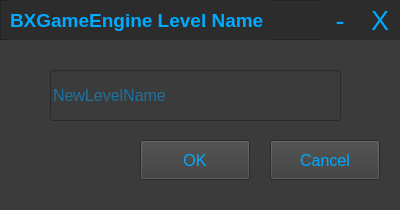
<?xml version="1.0" encoding="UTF-8"?>
<ui version="4.0">
 <class>LevelName</class>
 <widget class="QDialog" name="LevelName">
  <property name="geometry">
   <rect>
    <x>0</x>
    <y>0</y>
    <width>400</width>
    <height>210</height>
   </rect>
  </property>
  <property name="minimumSize">
   <size>
    <width>400</width>
    <height>210</height>
   </size>
  </property>
  <property name="maximumSize">
   <size>
    <width>400</width>
    <height>210</height>
   </size>
  </property>
  <property name="font">
   <font>
    <family>Arial</family>
    <pointsize>12</pointsize>
   </font>
  </property>
  <property name="contextMenuPolicy">
   <enum>Qt::NoContextMenu</enum>
  </property>
  <property name="windowTitle">
   <string>Level Name</string>
  </property>
  <property name="styleSheet">
   <string notr="true">background-color: rgb(59, 59, 59);</string>
  </property>
  <widget class="MovableQFrame" name="mfra_TitleBarDialog">
   <property name="geometry">
    <rect>
     <x>0</x>
     <y>0</y>
     <width>400</width>
     <height>40</height>
    </rect>
   </property>
   <property name="styleSheet">
    <string notr="true">background-color: rgb(44, 44, 44);</string>
   </property>
   <property name="frameShape">
    <enum>QFrame::StyledPanel</enum>
   </property>
   <property name="frameShadow">
    <enum>QFrame::Raised</enum>
   </property>
   <widget class="QLabel" name="lbl_DialogTitle">
    <property name="geometry">
     <rect>
      <x>10</x>
      <y>0</y>
      <width>261</width>
      <height>40</height>
     </rect>
    </property>
    <property name="font">
     <font>
      <family>Arial</family>
      <pointsize>14</pointsize>
      <bold>true</bold>
     </font>
    </property>
    <property name="styleSheet">
     <string notr="true">background-color: rgb(44, 44, 44);
color: rgb(0, 170, 255);</string>
    </property>
    <property name="text">
     <string>BXGameEngine Level Name</string>
    </property>
   </widget>
   <widget class="QPushButton" name="btn_CloseDialog">
    <property name="geometry">
     <rect>
      <x>360</x>
      <y>0</y>
      <width>40</width>
      <height>40</height>
     </rect>
    </property>
    <property name="font">
     <font>
      <family>Arial</family>
      <pointsize>20</pointsize>
      <bold>false</bold>
     </font>
    </property>
    <property name="styleSheet">
     <string notr="true">QPushButton {
background-color: rgb(44, 44, 44);
color: rgb(0, 170, 255);
border: none;
}
QPushButton::hover {
	background-color: rgb(0, 132, 198);
	color: rgb(44, 44, 44);
}</string>
    </property>
    <property name="text">
     <string>X</string>
    </property>
   </widget>
   <widget class="QPushButton" name="btn_MinimizeDialog">
    <property name="geometry">
     <rect>
      <x>320</x>
      <y>0</y>
      <width>40</width>
      <height>40</height>
     </rect>
    </property>
    <property name="font">
     <font>
      <family>Arial</family>
      <pointsize>20</pointsize>
      <bold>false</bold>
     </font>
    </property>
    <property name="styleSheet">
     <string notr="true">QPushButton {
background-color: rgb(44, 44, 44);
color: rgb(0, 170, 255);
border: none;
}
QPushButton::hover {
	background-color: rgb(0, 132, 198);
	color: rgb(44, 44, 44);
}</string>
    </property>
    <property name="text">
     <string>-</string>
    </property>
   </widget>
  </widget>
  <widget class="QPushButton" name="btn_Ok">
   <property name="geometry">
    <rect>
     <x>140</x>
     <y>140</y>
     <width>110</width>
     <height>40</height>
    </rect>
   </property>
   <property name="font">
    <font>
     <family>Arial</family>
     <pointsize>12</pointsize>
     <bold>false</bold>
    </font>
   </property>
   <property name="styleSheet">
    <string notr="true">color: rgb(0, 170, 255);</string>
   </property>
   <property name="text">
    <string>OK</string>
   </property>
  </widget>
  <widget class="QPushButton" name="btn_Cancel">
   <property name="geometry">
    <rect>
     <x>270</x>
     <y>140</y>
     <width>110</width>
     <height>40</height>
    </rect>
   </property>
   <property name="font">
    <font>
     <family>Arial</family>
     <pointsize>12</pointsize>
     <bold>false</bold>
    </font>
   </property>
   <property name="styleSheet">
    <string notr="true">color: rgb(0, 170, 255);</string>
   </property>
   <property name="text">
    <string>Cancel</string>
   </property>
  </widget>
  <widget class="QLineEdit" name="le_inputLevelName">
   <property name="geometry">
    <rect>
     <x>50</x>
     <y>70</y>
     <width>291</width>
     <height>51</height>
    </rect>
   </property>
   <property name="font">
    <font>
     <family>Arial</family>
     <pointsize>12</pointsize>
    </font>
   </property>
   <property name="styleSheet">
    <string notr="true">color: rgb(0, 170, 255);</string>
   </property>
   <property name="placeholderText">
    <string>NewLevelName</string>
   </property>
  </widget>
  <widget class="QLabel" name="lbl_Notification">
   <property name="geometry">
    <rect>
     <x>8</x>
     <y>184</y>
     <width>392</width>
     <height>21</height>
    </rect>
   </property>
   <property name="font">
    <font>
     <pointsize>12</pointsize>
    </font>
   </property>
   <property name="styleSheet">
    <string notr="true">color: rgb(0, 170, 255);</string>
   </property>
   <property name="text">
    <string/>
   </property>
  </widget>
 </widget>
 <customwidgets>
  <customwidget>
   <class>MovableQFrame</class>
   <extends>QFrame</extends>
   <header>../Headerfiles/Qt/MovableQFrame.hpp</header>
   <container>1</container>
  </customwidget>
 </customwidgets>
 <tabstops>
  <tabstop>le_inputLevelName</tabstop>
  <tabstop>btn_Ok</tabstop>
  <tabstop>btn_Cancel</tabstop>
  <tabstop>btn_MinimizeDialog</tabstop>
  <tabstop>btn_CloseDialog</tabstop>
 </tabstops>
 <resources/>
 <connections>
  <connection>
   <sender>btn_CloseDialog</sender>
   <signal>clicked()</signal>
   <receiver>LevelName</receiver>
   <slot>cancel()</slot>
   <hints>
    <hint type="sourcelabel">
     <x>379</x>
     <y>19</y>
    </hint>
    <hint type="destinationlabel">
     <x>370</x>
     <y>54</y>
    </hint>
   </hints>
  </connection>
  <connection>
   <sender>btn_Ok</sender>
   <signal>clicked()</signal>
   <receiver>LevelName</receiver>
   <slot>ok()</slot>
   <hints>
    <hint type="sourcelabel">
     <x>212</x>
     <y>159</y>
    </hint>
    <hint type="destinationlabel">
     <x>62</x>
     <y>167</y>
    </hint>
   </hints>
  </connection>
  <connection>
   <sender>btn_Cancel</sender>
   <signal>clicked()</signal>
   <receiver>LevelName</receiver>
   <slot>cancel()</slot>
   <hints>
    <hint type="sourcelabel">
     <x>325</x>
     <y>165</y>
    </hint>
    <hint type="destinationlabel">
     <x>94</x>
     <y>130</y>
    </hint>
   </hints>
  </connection>
  <connection>
   <sender>btn_MinimizeDialog</sender>
   <signal>clicked()</signal>
   <receiver>LevelName</receiver>
   <slot>showMinimized()</slot>
   <hints>
    <hint type="sourcelabel">
     <x>339</x>
     <y>19</y>
    </hint>
    <hint type="destinationlabel">
     <x>199</x>
     <y>104</y>
    </hint>
   </hints>
  </connection>
 </connections>
 <slots>
  <slot>ok()</slot>
  <slot>cancel()</slot>
 </slots>
</ui>
